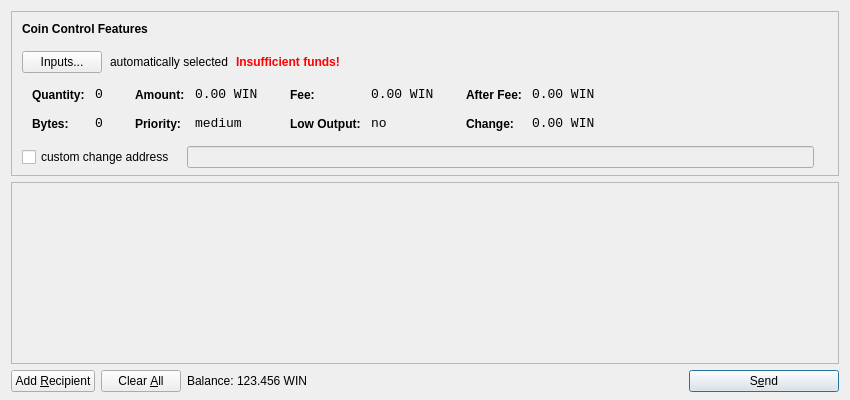
<?xml version="1.0" encoding="UTF-8"?>
<ui version="4.0">
 <class>SendCoinsDialog</class>
 <widget class="QDialog" name="SendCoinsDialog">
  <property name="geometry">
   <rect>
    <x>0</x>
    <y>0</y>
    <width>850</width>
    <height>400</height>
   </rect>
  </property>
  <property name="windowTitle">
   <string>Send Coins</string>
  </property>
  <layout class="QVBoxLayout" name="verticalLayout" stretch="0,1,0">
   <property name="bottomMargin">
    <number>8</number>
   </property>
   <item>
    <widget class="QFrame" name="frameCoinControl">
     <property name="sizePolicy">
      <sizepolicy hsizetype="Expanding" vsizetype="Expanding">
       <horstretch>0</horstretch>
       <verstretch>0</verstretch>
      </sizepolicy>
     </property>
     <property name="maximumSize">
      <size>
       <width>16777215</width>
       <height>16777215</height>
      </size>
     </property>
     <property name="frameShape">
      <enum>QFrame::StyledPanel</enum>
     </property>
     <property name="frameShadow">
      <enum>QFrame::Sunken</enum>
     </property>
     <layout class="QVBoxLayout" name="verticalLayoutCoinControl2">
      <property name="spacing">
       <number>6</number>
      </property>
      <property name="leftMargin">
       <number>0</number>
      </property>
      <property name="topMargin">
       <number>0</number>
      </property>
      <property name="rightMargin">
       <number>0</number>
      </property>
      <property name="bottomMargin">
       <number>6</number>
      </property>
      <item>
       <layout class="QVBoxLayout" name="verticalLayoutCoinControl" stretch="0,0,0,0,1">
        <property name="spacing">
         <number>0</number>
        </property>
        <property name="leftMargin">
         <number>10</number>
        </property>
        <property name="topMargin">
         <number>10</number>
        </property>
        <item>
         <layout class="QHBoxLayout" name="horizontalLayoutCoinControl1">
          <property name="bottomMargin">
           <number>15</number>
          </property>
          <item>
           <widget class="QLabel" name="labelCoinControlFeatures">
            <property name="sizePolicy">
             <sizepolicy hsizetype="Preferred" vsizetype="Maximum">
              <horstretch>0</horstretch>
              <verstretch>0</verstretch>
             </sizepolicy>
            </property>
            <property name="font">
             <font>
              <weight>75</weight>
              <bold>true</bold>
             </font>
            </property>
            <property name="styleSheet">
             <string notr="true">font-weight:bold;</string>
            </property>
            <property name="text">
             <string>Coin Control Features</string>
            </property>
           </widget>
          </item>
         </layout>
        </item>
        <item>
         <layout class="QHBoxLayout" name="horizontalLayoutCoinControl2" stretch="0,0,0,0">
          <property name="spacing">
           <number>8</number>
          </property>
          <property name="bottomMargin">
           <number>10</number>
          </property>
          <item>
           <widget class="QPushButton" name="pushButtonCoinControl">
            <property name="styleSheet">
             <string notr="true"/>
            </property>
            <property name="text">
             <string>Inputs...</string>
            </property>
           </widget>
          </item>
          <item>
           <widget class="QLabel" name="labelCoinControlAutomaticallySelected">
            <property name="text">
             <string>automatically selected</string>
            </property>
            <property name="margin">
             <number>5</number>
            </property>
           </widget>
          </item>
          <item>
           <widget class="QLabel" name="labelCoinControlInsuffFunds">
            <property name="font">
             <font>
              <weight>75</weight>
              <bold>true</bold>
             </font>
            </property>
            <property name="styleSheet">
             <string notr="true">color:red;font-weight:bold;</string>
            </property>
            <property name="text">
             <string>Insufficient funds!</string>
            </property>
            <property name="margin">
             <number>5</number>
            </property>
           </widget>
          </item>
          <item>
           <spacer name="horizontalSpacerCoinControl">
            <property name="orientation">
             <enum>Qt::Horizontal</enum>
            </property>
            <property name="sizeHint" stdset="0">
             <size>
              <width>40</width>
              <height>1</height>
             </size>
            </property>
           </spacer>
          </item>
         </layout>
        </item>
        <item>
         <widget class="QWidget" name="widgetCoinControl" native="true">
          <property name="sizePolicy">
           <sizepolicy hsizetype="Preferred" vsizetype="Preferred">
            <horstretch>0</horstretch>
            <verstretch>0</verstretch>
           </sizepolicy>
          </property>
          <property name="minimumSize">
           <size>
            <width>0</width>
            <height>0</height>
           </size>
          </property>
          <property name="styleSheet">
           <string notr="true"/>
          </property>
          <layout class="QHBoxLayout" name="horizontalLayoutCoinControl5">
           <property name="leftMargin">
            <number>0</number>
           </property>
           <property name="topMargin">
            <number>0</number>
           </property>
           <property name="rightMargin">
            <number>0</number>
           </property>
           <property name="bottomMargin">
            <number>0</number>
           </property>
           <item>
            <layout class="QHBoxLayout" name="horizontalLayoutCoinControl3" stretch="0,0,0,1">
             <property name="spacing">
              <number>20</number>
             </property>
             <property name="topMargin">
              <number>0</number>
             </property>
             <property name="bottomMargin">
              <number>10</number>
             </property>
             <item>
              <layout class="QFormLayout" name="formLayoutCoinControl1">
               <property name="horizontalSpacing">
                <number>10</number>
               </property>
               <property name="verticalSpacing">
                <number>14</number>
               </property>
               <property name="leftMargin">
                <number>10</number>
               </property>
               <property name="topMargin">
                <number>4</number>
               </property>
               <property name="rightMargin">
                <number>6</number>
               </property>
               <item row="0" column="0">
                <widget class="QLabel" name="labelCoinControlQuantityText">
                 <property name="styleSheet">
                  <string notr="true">font-weight:bold;</string>
                 </property>
                 <property name="text">
                  <string>Quantity:</string>
                 </property>
                 <property name="margin">
                  <number>0</number>
                 </property>
                </widget>
               </item>
               <item row="0" column="1">
                <widget class="QLabel" name="labelCoinControlQuantity">
                 <property name="font">
                  <font>
                   <family>Monospace</family>
                   <pointsize>10</pointsize>
                  </font>
                 </property>
                 <property name="cursor">
                  <cursorShape>IBeamCursor</cursorShape>
                 </property>
                 <property name="contextMenuPolicy">
                  <enum>Qt::ActionsContextMenu</enum>
                 </property>
                 <property name="text">
                  <string notr="true">0</string>
                 </property>
                 <property name="margin">
                  <number>0</number>
                 </property>
                 <property name="textInteractionFlags">
                  <set>Qt::LinksAccessibleByMouse|Qt::TextSelectableByKeyboard|Qt::TextSelectableByMouse</set>
                 </property>
                </widget>
               </item>
               <item row="1" column="0">
                <widget class="QLabel" name="labelCoinControlBytesText">
                 <property name="styleSheet">
                  <string notr="true">font-weight:bold;</string>
                 </property>
                 <property name="text">
                  <string>Bytes:</string>
                 </property>
                </widget>
               </item>
               <item row="1" column="1">
                <widget class="QLabel" name="labelCoinControlBytes">
                 <property name="font">
                  <font>
                   <family>Monospace</family>
                   <pointsize>10</pointsize>
                  </font>
                 </property>
                 <property name="cursor">
                  <cursorShape>IBeamCursor</cursorShape>
                 </property>
                 <property name="contextMenuPolicy">
                  <enum>Qt::ActionsContextMenu</enum>
                 </property>
                 <property name="text">
                  <string notr="true">0</string>
                 </property>
                 <property name="textInteractionFlags">
                  <set>Qt::LinksAccessibleByMouse|Qt::TextSelectableByKeyboard|Qt::TextSelectableByMouse</set>
                 </property>
                </widget>
               </item>
              </layout>
             </item>
             <item>
              <layout class="QFormLayout" name="formLayoutCoinControl2">
               <property name="horizontalSpacing">
                <number>10</number>
               </property>
               <property name="verticalSpacing">
                <number>14</number>
               </property>
               <property name="leftMargin">
                <number>6</number>
               </property>
               <property name="topMargin">
                <number>4</number>
               </property>
               <property name="rightMargin">
                <number>6</number>
               </property>
               <item row="0" column="0">
                <widget class="QLabel" name="labelCoinControlAmountText">
                 <property name="styleSheet">
                  <string notr="true">font-weight:bold;</string>
                 </property>
                 <property name="text">
                  <string>Amount:</string>
                 </property>
                 <property name="margin">
                  <number>0</number>
                 </property>
                </widget>
               </item>
               <item row="0" column="1">
                <widget class="QLabel" name="labelCoinControlAmount">
                 <property name="font">
                  <font>
                   <family>Monospace</family>
                   <pointsize>10</pointsize>
                  </font>
                 </property>
                 <property name="cursor">
                  <cursorShape>IBeamCursor</cursorShape>
                 </property>
                 <property name="contextMenuPolicy">
                  <enum>Qt::ActionsContextMenu</enum>
                 </property>
                 <property name="text">
                  <string notr="true">0.00 WIN</string>
                 </property>
                 <property name="textInteractionFlags">
                  <set>Qt::LinksAccessibleByMouse|Qt::TextSelectableByKeyboard|Qt::TextSelectableByMouse</set>
                 </property>
                </widget>
               </item>
               <item row="1" column="0">
                <widget class="QLabel" name="labelCoinControlPriorityText">
                 <property name="styleSheet">
                  <string notr="true">font-weight:bold;</string>
                 </property>
                 <property name="text">
                  <string>Priority:</string>
                 </property>
                </widget>
               </item>
               <item row="1" column="1">
                <widget class="QLabel" name="labelCoinControlPriority">
                 <property name="font">
                  <font>
                   <family>Monospace</family>
                   <pointsize>10</pointsize>
                  </font>
                 </property>
                 <property name="cursor">
                  <cursorShape>IBeamCursor</cursorShape>
                 </property>
                 <property name="contextMenuPolicy">
                  <enum>Qt::ActionsContextMenu</enum>
                 </property>
                 <property name="text">
                  <string>medium</string>
                 </property>
                 <property name="textInteractionFlags">
                  <set>Qt::LinksAccessibleByMouse|Qt::TextSelectableByKeyboard|Qt::TextSelectableByMouse</set>
                 </property>
                </widget>
               </item>
              </layout>
             </item>
             <item>
              <layout class="QFormLayout" name="formLayoutCoinControl3">
               <property name="horizontalSpacing">
                <number>10</number>
               </property>
               <property name="verticalSpacing">
                <number>14</number>
               </property>
               <property name="leftMargin">
                <number>6</number>
               </property>
               <property name="topMargin">
                <number>4</number>
               </property>
               <property name="rightMargin">
                <number>6</number>
               </property>
               <item row="0" column="0">
                <widget class="QLabel" name="labelCoinControlFeeText">
                 <property name="styleSheet">
                  <string notr="true">font-weight:bold;</string>
                 </property>
                 <property name="text">
                  <string>Fee:</string>
                 </property>
                 <property name="margin">
                  <number>0</number>
                 </property>
                </widget>
               </item>
               <item row="0" column="1">
                <widget class="QLabel" name="labelCoinControlFee">
                 <property name="font">
                  <font>
                   <family>Monospace</family>
                   <pointsize>10</pointsize>
                  </font>
                 </property>
                 <property name="cursor">
                  <cursorShape>IBeamCursor</cursorShape>
                 </property>
                 <property name="contextMenuPolicy">
                  <enum>Qt::ActionsContextMenu</enum>
                 </property>
                 <property name="text">
                  <string notr="true">0.00 WIN</string>
                 </property>
                 <property name="textInteractionFlags">
                  <set>Qt::LinksAccessibleByMouse|Qt::TextSelectableByKeyboard|Qt::TextSelectableByMouse</set>
                 </property>
                </widget>
               </item>
               <item row="1" column="0">
                <widget class="QLabel" name="labelCoinControlLowOutputText">
                 <property name="styleSheet">
                  <string notr="true">font-weight:bold;</string>
                 </property>
                 <property name="text">
                  <string>Low Output:</string>
                 </property>
                </widget>
               </item>
               <item row="1" column="1">
                <widget class="QLabel" name="labelCoinControlLowOutput">
                 <property name="font">
                  <font>
                   <family>Monospace</family>
                   <pointsize>10</pointsize>
                  </font>
                 </property>
                 <property name="cursor">
                  <cursorShape>IBeamCursor</cursorShape>
                 </property>
                 <property name="contextMenuPolicy">
                  <enum>Qt::ActionsContextMenu</enum>
                 </property>
                 <property name="text">
                  <string>no</string>
                 </property>
                 <property name="textInteractionFlags">
                  <set>Qt::LinksAccessibleByMouse|Qt::TextSelectableByKeyboard|Qt::TextSelectableByMouse</set>
                 </property>
                </widget>
               </item>
              </layout>
             </item>
             <item>
              <layout class="QFormLayout" name="formLayoutCoinControl4">
               <property name="horizontalSpacing">
                <number>10</number>
               </property>
               <property name="verticalSpacing">
                <number>14</number>
               </property>
               <property name="leftMargin">
                <number>6</number>
               </property>
               <property name="topMargin">
                <number>4</number>
               </property>
               <property name="rightMargin">
                <number>6</number>
               </property>
               <item row="0" column="0">
                <widget class="QLabel" name="labelCoinControlAfterFeeText">
                 <property name="styleSheet">
                  <string notr="true">font-weight:bold;</string>
                 </property>
                 <property name="text">
                  <string>After Fee:</string>
                 </property>
                 <property name="margin">
                  <number>0</number>
                 </property>
                </widget>
               </item>
               <item row="0" column="1">
                <widget class="QLabel" name="labelCoinControlAfterFee">
                 <property name="font">
                  <font>
                   <family>Monospace</family>
                   <pointsize>10</pointsize>
                  </font>
                 </property>
                 <property name="cursor">
                  <cursorShape>IBeamCursor</cursorShape>
                 </property>
                 <property name="contextMenuPolicy">
                  <enum>Qt::ActionsContextMenu</enum>
                 </property>
                 <property name="text">
                  <string notr="true">0.00 WIN</string>
                 </property>
                 <property name="textInteractionFlags">
                  <set>Qt::LinksAccessibleByMouse|Qt::TextSelectableByKeyboard|Qt::TextSelectableByMouse</set>
                 </property>
                </widget>
               </item>
               <item row="1" column="0">
                <widget class="QLabel" name="labelCoinControlChangeText">
                 <property name="styleSheet">
                  <string notr="true">font-weight:bold;</string>
                 </property>
                 <property name="text">
                  <string>Change:</string>
                 </property>
                </widget>
               </item>
               <item row="1" column="1">
                <widget class="QLabel" name="labelCoinControlChange">
                 <property name="font">
                  <font>
                   <family>Monospace</family>
                   <pointsize>10</pointsize>
                  </font>
                 </property>
                 <property name="cursor">
                  <cursorShape>IBeamCursor</cursorShape>
                 </property>
                 <property name="contextMenuPolicy">
                  <enum>Qt::ActionsContextMenu</enum>
                 </property>
                 <property name="text">
                  <string notr="true">0.00 WIN</string>
                 </property>
                 <property name="textInteractionFlags">
                  <set>Qt::LinksAccessibleByMouse|Qt::TextSelectableByKeyboard|Qt::TextSelectableByMouse</set>
                 </property>
                </widget>
               </item>
              </layout>
             </item>
            </layout>
           </item>
          </layout>
         </widget>
        </item>
        <item>
         <layout class="QHBoxLayout" name="horizontalLayoutCoinControl4" stretch="0,0,0">
          <property name="spacing">
           <number>12</number>
          </property>
          <property name="sizeConstraint">
           <enum>QLayout::SetDefaultConstraint</enum>
          </property>
          <property name="topMargin">
           <number>5</number>
          </property>
          <property name="rightMargin">
           <number>5</number>
          </property>
          <item>
           <widget class="QCheckBox" name="checkBoxCoinControlChange">
            <property name="text">
             <string>custom change address</string>
            </property>
           </widget>
          </item>
          <item>
           <widget class="QLineEdit" name="lineEditCoinControlChange">
            <property name="enabled">
             <bool>false</bool>
            </property>
            <property name="sizePolicy">
             <sizepolicy hsizetype="Expanding" vsizetype="Fixed">
              <horstretch>0</horstretch>
              <verstretch>0</verstretch>
             </sizepolicy>
            </property>
           </widget>
          </item>
          <item>
           <widget class="QLabel" name="labelCoinControlChangeLabel">
            <property name="sizePolicy">
             <sizepolicy hsizetype="Preferred" vsizetype="Expanding">
              <horstretch>0</horstretch>
              <verstretch>0</verstretch>
             </sizepolicy>
            </property>
            <property name="minimumSize">
             <size>
              <width>0</width>
              <height>0</height>
             </size>
            </property>
            <property name="text">
             <string/>
            </property>
            <property name="margin">
             <number>3</number>
            </property>
           </widget>
          </item>
         </layout>
        </item>
        <item>
         <spacer name="verticalSpacerCoinControl">
          <property name="orientation">
           <enum>Qt::Vertical</enum>
          </property>
          <property name="sizeHint" stdset="0">
           <size>
            <width>800</width>
            <height>1</height>
           </size>
          </property>
         </spacer>
        </item>
       </layout>
      </item>
     </layout>
    </widget>
   </item>
   <item>
    <widget class="QScrollArea" name="scrollArea">
     <property name="widgetResizable">
      <bool>true</bool>
     </property>
     <widget class="QWidget" name="scrollAreaWidgetContents">
      <property name="geometry">
       <rect>
        <x>0</x>
        <y>0</y>
        <width>830</width>
        <height>152</height>
       </rect>
      </property>
      <layout class="QVBoxLayout" name="verticalLayout_2">
       <property name="leftMargin">
        <number>0</number>
       </property>
       <property name="topMargin">
        <number>0</number>
       </property>
       <property name="rightMargin">
        <number>0</number>
       </property>
       <property name="bottomMargin">
        <number>0</number>
       </property>
       <item>
        <layout class="QVBoxLayout" name="entries">
         <property name="spacing">
          <number>6</number>
         </property>
        </layout>
       </item>
       <item>
        <spacer name="verticalSpacer">
         <property name="orientation">
          <enum>Qt::Vertical</enum>
         </property>
         <property name="sizeHint" stdset="0">
          <size>
           <width>20</width>
           <height>40</height>
          </size>
         </property>
        </spacer>
       </item>
      </layout>
     </widget>
    </widget>
   </item>
   <item>
    <layout class="QHBoxLayout" name="horizontalLayout">
     <item>
      <widget class="QPushButton" name="addButton">
       <property name="toolTip">
        <string>Send to multiple recipients at once</string>
       </property>
       <property name="text">
        <string>Add &amp;Recipient</string>
       </property>
       <property name="icon">
        <iconset resource="../bitcoin.qrc">
         <normaloff>:/icons/add</normaloff>:/icons/add</iconset>
       </property>
       <property name="autoDefault">
        <bool>false</bool>
       </property>
      </widget>
     </item>
     <item>
      <widget class="QPushButton" name="clearButton">
       <property name="sizePolicy">
        <sizepolicy hsizetype="Minimum" vsizetype="Fixed">
         <horstretch>0</horstretch>
         <verstretch>0</verstretch>
        </sizepolicy>
       </property>
       <property name="toolTip">
        <string>Remove all transaction fields</string>
       </property>
       <property name="text">
        <string>Clear &amp;All</string>
       </property>
       <property name="icon">
        <iconset resource="../bitcoin.qrc">
         <normaloff>:/icons/remove</normaloff>:/icons/remove</iconset>
       </property>
       <property name="autoRepeatDelay">
        <number>300</number>
       </property>
       <property name="autoDefault">
        <bool>false</bool>
       </property>
      </widget>
     </item>
     <item>
      <layout class="QHBoxLayout" name="horizontalLayout_2">
       <property name="spacing">
        <number>3</number>
       </property>
       <item>
        <widget class="QLabel" name="label">
         <property name="text">
          <string>Balance:</string>
         </property>
        </widget>
       </item>
       <item>
        <widget class="QLabel" name="labelBalance">
         <property name="cursor">
          <cursorShape>IBeamCursor</cursorShape>
         </property>
         <property name="text">
          <string>123.456 WIN</string>
         </property>
         <property name="textInteractionFlags">
          <set>Qt::LinksAccessibleByMouse|Qt::TextSelectableByKeyboard|Qt::TextSelectableByMouse</set>
         </property>
        </widget>
       </item>
      </layout>
     </item>
     <item>
      <spacer name="horizontalSpacer">
       <property name="orientation">
        <enum>Qt::Horizontal</enum>
       </property>
       <property name="sizeHint" stdset="0">
        <size>
         <width>40</width>
         <height>20</height>
        </size>
       </property>
      </spacer>
     </item>
     <item>
      <widget class="QPushButton" name="sendButton">
       <property name="minimumSize">
        <size>
         <width>150</width>
         <height>0</height>
        </size>
       </property>
       <property name="toolTip">
        <string>Confirm the send action</string>
       </property>
       <property name="text">
        <string>S&amp;end</string>
       </property>
       <property name="icon">
        <iconset resource="../bitcoin.qrc">
         <normaloff>:/icons/send</normaloff>:/icons/send</iconset>
       </property>
       <property name="default">
        <bool>true</bool>
       </property>
      </widget>
     </item>
    </layout>
   </item>
  </layout>
 </widget>
 <resources>
  <include location="../bitcoin.qrc"/>
 </resources>
 <connections/>
</ui>
